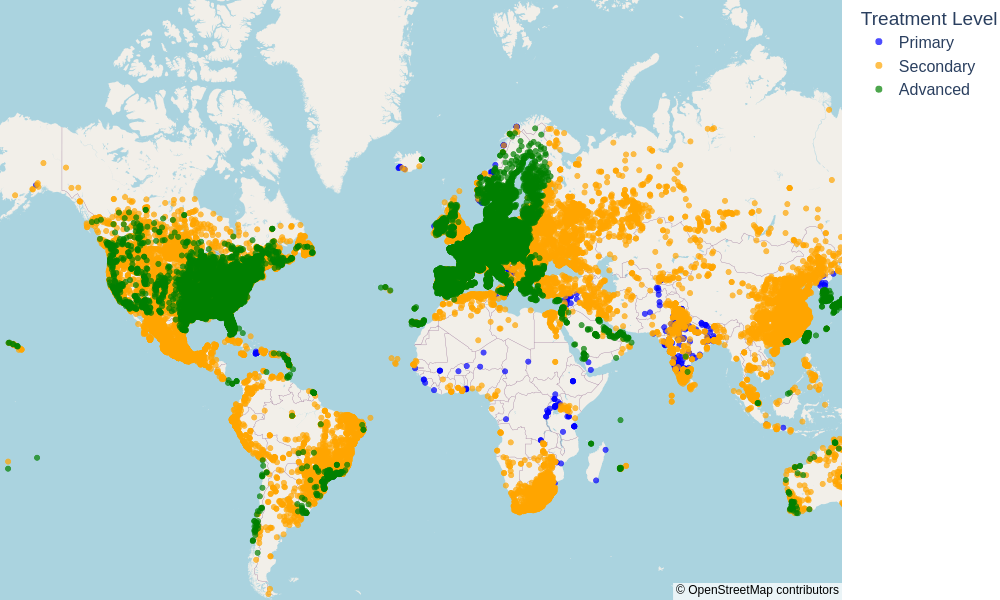

Write Python code to recreate this figure.
# filename: WWTP_Locations_Map_with_Treatment_Level.py
import pandas as pd
import plotly.express as px
import numpy as np

file_name = "HydroWASTE_v10_-_UTF8.csv"
df = pd.read_csv(file_name)

# Prepare data: clean DESIGN_CAP, POP_SERVED for display and handle missing DESIGN_CAP
def format_num(x):
    if pd.isna(x):
        return "N/A"
    try:
        return f"{int(x):,}"
    except Exception:
        return "N/A"

df['DESIGN_CAP_DISPLAY'] = df['DESIGN_CAP'].apply(format_num)
df['POP_SERVED_DISPLAY'] = df['POP_SERVED'].apply(lambda x: f"{int(x):,}" if not pd.isna(x) else "N/A")

# Popup info creation as html strings for hover data
df['Popup'] = (
    "WWTP: " + df['WWTP_NAME'].fillna("N/A") + "<br>" +
    "Country: " + df['COUNTRY'].fillna("N/A") + "<br>" +
    "Population served: " + df['POP_SERVED_DISPLAY'] + "<br>" +
    "Design capacity: " + df['DESIGN_CAP_DISPLAY'] + "<br>" +
    "Level: " + df['LEVEL'].fillna("N/A")
)

# Choose color map for levels
level_order = ['Primary', 'Secondary', 'Advanced']
color_discrete_map = {
    'Primary': 'blue',
    'Secondary': 'orange',
    'Advanced': 'green'
}

# Filter to only rows with valid lat/lon and level in our defined levels
df_map = df[
    df['LAT_WWTP'].notna() &
    df['LON_WWTP'].notna() &
    df['LEVEL'].isin(level_order)
].copy()

fig = px.scatter_mapbox(
    df_map,
    lat="LAT_WWTP",
    lon="LON_WWTP",
    color="LEVEL",
    color_discrete_map=color_discrete_map,
    category_orders={"LEVEL": level_order},
    hover_name="WWTP_NAME",
    hover_data={
        "COUNTRY": True,
        "POP_SERVED_DISPLAY": False,  # we add in custom tooltip
        "DESIGN_CAP_DISPLAY": False,
        "LEVEL": False,
        "LAT_WWTP": False,
        "LON_WWTP": False,
    },
    custom_data=['Popup'],
    size_max=7,
    zoom=1,
    height=600,
    width=1000,
)

# Use open source style with plotly white base and black axis lines (though Mapbox has no axis lines)
fig.update_layout(
    mapbox_style="open-street-map",
    margin={"r":0,"t":0,"l":0,"b":0},
    font=dict(size=16),
    legend_title_text="Treatment Level",
    showlegend=True,
    hovermode='closest',
)

# Override hover template to show our popup html on click
fig.update_traces(
    marker=dict(size=7, opacity=0.7),
    hovertemplate=None,
)

# Add click interaction with popups - plotly does not have native click-to-popup on mapbox,
# so use customdata in hovertemplate for the info display instead:
fig.update_traces(
    hovertemplate="%{customdata[0]}<extra></extra>",
)

# Save files
base_filename = "WWTP_Locations_Map_with_Treatment_Level"
fig.write_html(f"{base_filename}.html", include_plotlyjs='cdn')
fig.write_image(f"{base_filename}.png", scale=1, width=1000, height=600)

# Save CSV of plotted data with relevant fields
out_csv = df_map[['WWTP_NAME', 'COUNTRY', 'POP_SERVED', 'DESIGN_CAP', 'LEVEL', 'LAT_WWTP', 'LON_WWTP']]
out_csv.to_csv(f"{base_filename}.csv", index=False)

# Print filenames to terminal
print(f"{base_filename}.py")
print(f"{base_filename}.html")
print(f"{base_filename}.png")
print(f"{base_filename}.csv")
